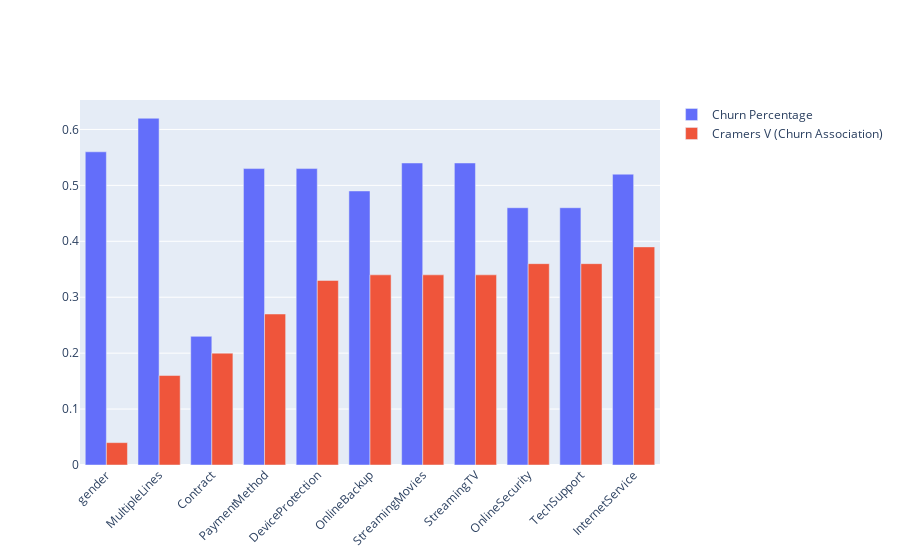

The notebook cell saved with this chart:
### Code cell
cols = churnPecentageCol(dff_zero_years, min_churn_pct=0, chart=False)
rdf = getColumnsAssociation(dff_zero_years)

merge_result = cols.merge(rdf, on="col_name").sort_values(by="p_value")
print(merge_result)

fig = go.Figure()
fig.add_trace(
    go.Bar(x=merge_result["col_name"], y=merge_result["Churn"], name="Churn Percentage")
)
fig.add_trace(
    go.Bar(x=merge_result["col_name"], y=merge_result["p_value"], name="Cramers V (Churn Association)")
)

# Here we modify the tickangle of the xaxis, resulting in rotated labels.
fig.update_layout(barmode="group", xaxis_tickangle=-45)
fig.show()

### Figure 1 — Plotly figure (JSON) as saved in the notebook; plotly's stock layout.template omitted (floating-point values rounded to 4 significant figures)
{"data": [{"name": "Churn Percentage", "type": "bar", "x": ["gender", "MultipleLines", "Contract", "PaymentMethod", "DeviceProtection", "OnlineBackup", "StreamingMovies", "StreamingTV", "OnlineSecurity", "TechSupport", "InternetService"], "y": [0.56, 0.62, 0.23, 0.53, 0.53, 0.49, 0.54, 0.54, 0.46, 0.46, 0.52]}, {"name": "Cramers V (Churn Association)", "type": "bar", "x": ["gender", "MultipleLines", "Contract", "PaymentMethod", "DeviceProtection", "OnlineBackup", "StreamingMovies", "StreamingTV", "OnlineSecurity", "TechSupport", "InternetService"], "y": [0.04, 0.16, 0.2, 0.27, 0.33, 0.34, 0.34, 0.34, 0.36, 0.36, 0.39]}], "layout": {"barmode": "group", "xaxis": {"tickangle": -45}}}
